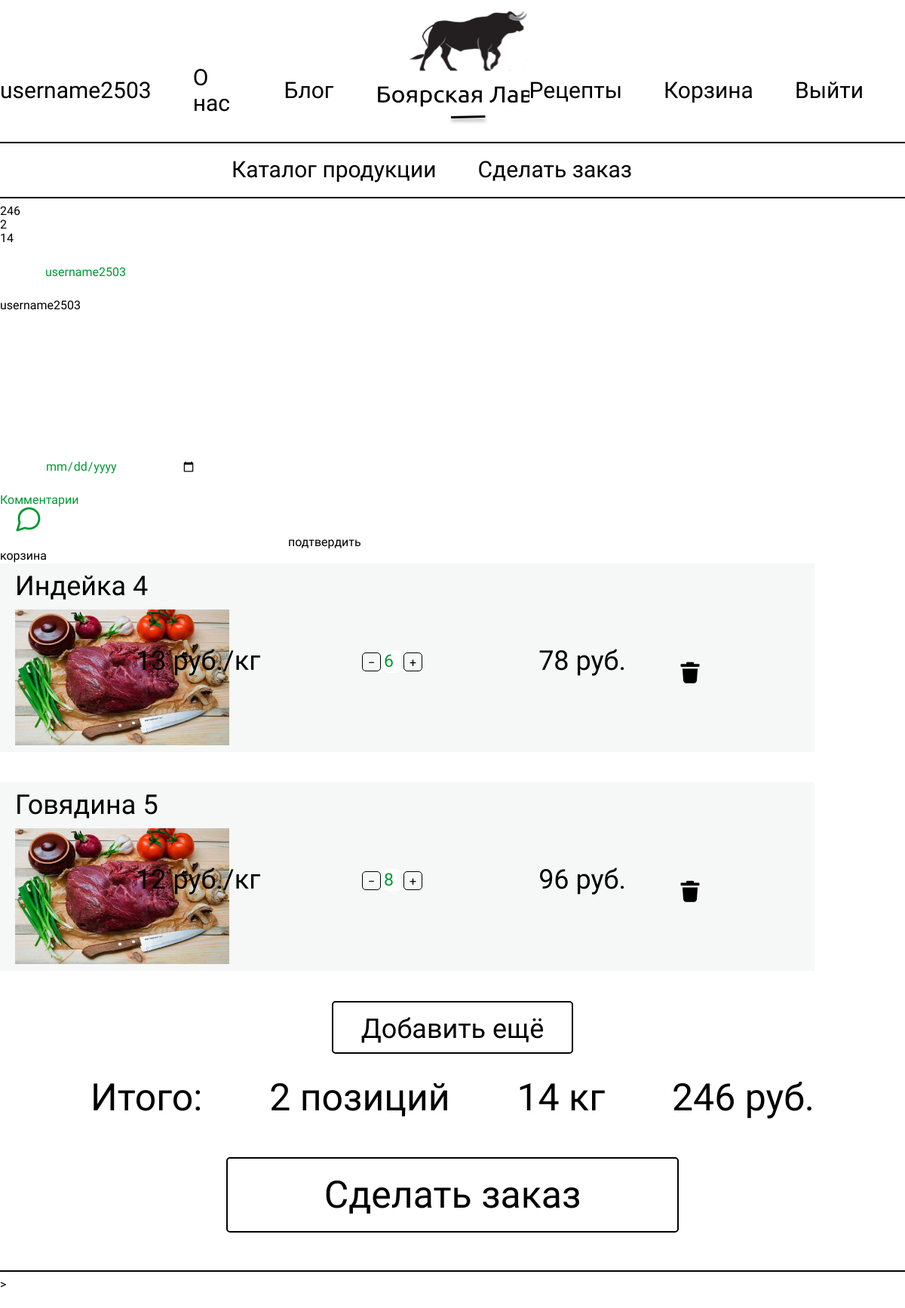
Page /order_create (signed in, upper part) on the earlier database version.
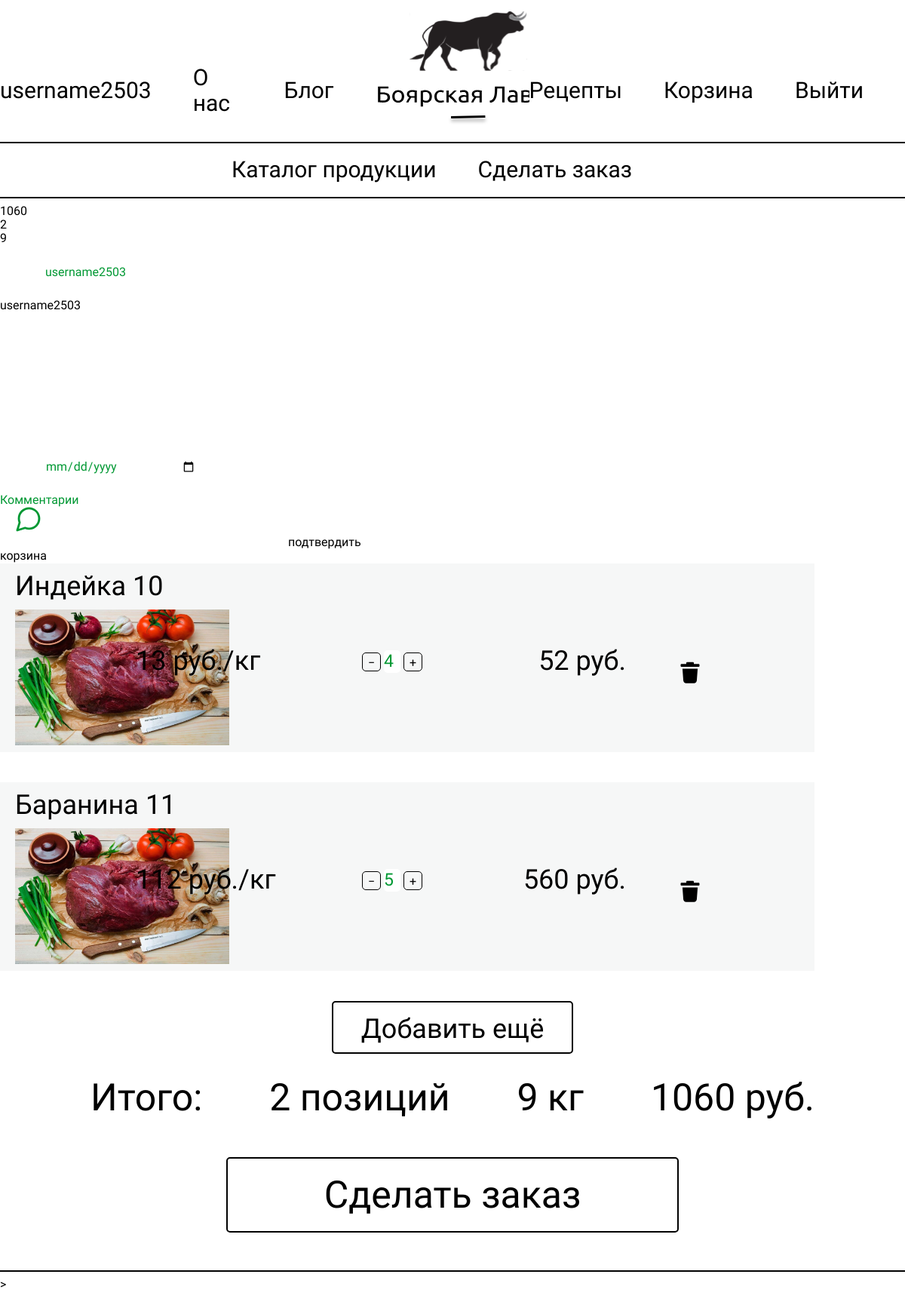
Same page on the later database version.
### butcher_shop_app/models.py (models this page shows)
class GoodsInShoppingCart(models.Model):
    user = models.ForeignKey(User, on_delete=models.CASCADE)
    product = models.ForeignKey(Product, on_delete=models.CASCADE)
    count = models.PositiveIntegerField(default=0, null=True)
    def cost(self):
        return self.product.cost
    def total_cost(self):
        if self.count:
            return self.product.cost * self.count
        return None

class Product(models.Model):
    name = models.CharField(max_length=200)
    cost = models.PositiveIntegerField()
    category_name = models.ManyToManyField(ProductCategories, default="Вне категорий")
    preview = RichTextField(default="Без описания", max_length=500)
    description = RichTextField(default="Без описания")
    image = models.ImageField(upload_to='img', default="img/1.png")
    def __str__(self):
        return self.name

### butcher_shop_app/views.py (the view, shortened to what this page needs)
# urls.py: path("order_create", order_create_view, name="order_create"),
def order_create_view(request):
    context = {}
    context.update(get_cart_sum_count_kgs(request))
    form = init_order_form(request)
    if context["product_count"]:
        context["form"] = form
    else:
        context["add_product_in_cart"] = "Для заказа, добавьте товары в корзину, пожалуйста"
    context.update(cart_logic(request))
    return render(request, "butcher_shop_app/order_create.html", context)

### butcher_shop_app/forms.py
class OrderForm(forms.ModelForm):
    phone_number = forms.CharField(widget=forms.TextInput(
        attrs={'class': 'username__input', 'placeholder': 'Введите телефон для связи'}))
    address = forms.CharField(required=False, max_length=250, widget=forms.Textarea(
        attrs={"class": "contact__input", "placeholder": "Адресс доставки"}))
    delivery_date = forms.DateTimeField(label="Дата доставки", widget=MyDateInput(
        attrs={"class": "date_input", }))
    comment = forms.CharField(max_length=250, widget=forms.Textarea(
        attrs={"class": "comment_input", "placeholder": "Комментарии"}))
    class Meta:
        model = Order
        fields = ("phone_number", "address", "delivery_date", "comment")

### butcher_shop_app/templates/butcher_shop_app/order_create.html (shortened to what this page needs)
{% extends 'butcher_shop_app/base.html' %}
{% block content %}
{{total_cost}}<br>
{{product_count}}<br>
{{products_count_kg}}<br>
{% if add_product_in_cart%}
{{add_product_in_cart}} <a href="http://127.0.0.1:8000/product_list">К каталогу</a>
{% else %}
<form method="post">
    {{form.phone_number}}
    {{form.address}}
    {{form.delivery_date}}
    {{form.comment}}
    <button type="submit">подтвердить</button>
</form>
корзина
{% include "butcher_shop_app/cart_base.html" %}
{% endif %}
{% endblock %}

### butcher_shop_app/templates/butcher_shop_app/cart_base.html (shortened to what this page needs)
{% load static %}
<div class="shopping_cart">
    {% for product in cart %}
    <div class="product__card blog_cart cart_card">
        <div class="image_title_block">
            <span class="product__card__title shopping_cart_title">{{product.product}} {{product.id}}</span>
            <img class="product__card__img shopping_cart_img" src="img/2504.970.jpg">
        </div>
        <div class="shopping_cart_centr_info">
            <div class="flex_container">
                <span class="product__card__cost shopping_cart_cost">{{product.cost}} руб./кг</span>
                <div class="shopping_cart_count_div">
                    <button class="product__card_change_btn shopping_cart_cange_btn" name="-"
                            id="change_btn_minus{{product.id}}">&#8722;
                    </button>
                    <form method="post" style="display: inline;">
                        <input class="product__card__count__input shopping_cart_input" id="input_{{product.id}}"
                               name="count"
                               type="number" min="1"
                               value="{{product.count}}">
                    </form>
                    <button class="product__card_change_btn shopping_cart_cange_btn" id="change_btn_plus{{product.id}}"
                            name="+">
                        &#43;
                    </button>
                </div>
                <p class="cart_sum">{{product.total_cost}} руб.</p>
                <form method="post">
                    <input class="trash_icon" type="image" src="{% static 'butcher_shop_app/img/trash.svg' %}" alt="Submit">
                </form>
            </div>
        </div>
    </div>
</div>
{% endfor %}
<button class="standart__button">
    Добавить ещё
</button>
<div class="cart_summary">
    <span class="total_p">Итого:</span>
    <span class="cart_summury_count">{{product_count}} позиций</span>
    <span class="cart_summury_kgs">{{products_count_kg}} кг</span>
    <span class="cart_summury_rub">{{total_cost}} руб.</span>
</div>
<button class="standart__button create_order_btn">
    Сделать заказ
</button>
<hr class="header__line"/>
>

Differences in the rows shown:
removed GoodsInShoppingCart: product "Индейка", id "4", cost "13", count "6", total_cost "78"
removed GoodsInShoppingCart: product "Говядина", id "5", cost "12", count "8", total_cost "96"
added GoodsInShoppingCart: product "Индейка", id "10", cost "13", count "4", total_cost "52"
added GoodsInShoppingCart: product "Баранина", id "11", cost "112", count "5", total_cost "560"
Other differences:
{{ total_cost }}: "246" → "1060"
{{ products_count_kg }}: "14" → "9"
